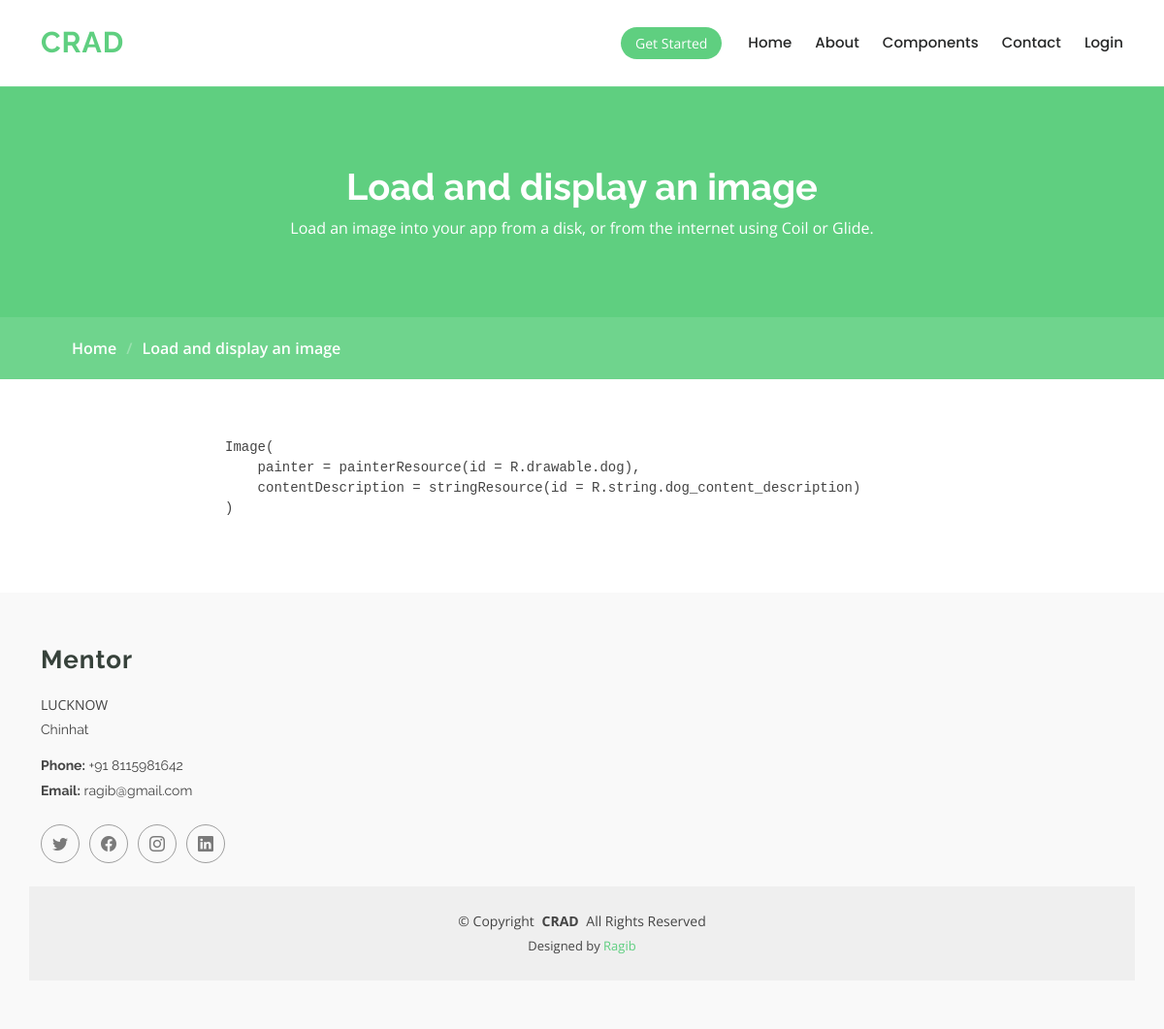
Screenshot of /components/4/view with the database file from the repository.
### crad/models.py (models this page shows)
class Component(models.Model):
    title = models.CharField(max_length = 150)
    desc = models.TextField(help_text="describe the component code")
    image = models.FileField(upload_to="images", default="card.png")
    category = models.ForeignKey(Category, on_delete=models.CASCADE)
    code = models.TextField()
    created_at = models.DateTimeField(auto_now_add=True)

### crad/views.py (the view)
# urls.py: path('components/<int:pk>/view',component_view,name='component_view'),
def component_view(request, pk):
    try:
        component = Component.objects.get(pk=pk)
        return render(request,'component_view.html',{
            'component' : component
        } )
    except Exception as e:
        messages.error(request, "component do not exists")
        return redirect("components")

### templates/component_view.html (shortened to what this page needs)
{% load crispy_forms_tags %}
<!DOCTYPE html>
<html lang="en">
    <head>
        <link href="/static/vendor/bootstrap/css/bootstrap.min.css"
            rel="stylesheet">
        <link href="/static/vendor/bootstrap-icons/bootstrap-icons.css"
            rel="stylesheet">
        <link href="/static/vendor/aos/aos.css" rel="stylesheet">
        <link href="/static/vendor/glightbox/css/glightbox.min.css"
            rel="stylesheet">
        <link href="/static/vendor/swiper/swiper-bundle.min.css"
            rel="stylesheet">
        <link rel="stylesheet"
            href="https://cdnjs.cloudflare.com/ajax/libs/prism/9000.0.1/themes/prism-tomorrow.min.css"
 />
        <link rel="stylesheet"
            href="https://cdnjs.cloudflare.com/ajax/libs/prism/9000.0.1/plugins/show-language/prism-show-language.min.css"
 />
        <link rel="stylesheet"
            href="https://cdnjs.cloudflare.com/ajax/libs/prism/9000.0.1/plugins/line-numbers/prism-line-numbers.min.css"
 />
        <link href="/static/css/main.css" rel="stylesheet">
    </head>
    <body class="courses-page">
        {% include 'components/header.html'%}
        <main class="main">
            <div class="page-title" data-aos="fade">
                <div class="heading">
                    <div class="container">
                        <div
                            class="row d-flex justify-content-center text-center">
                            <div class="col-lg-8">
                                <h1>{{component.title}}</h1>
                                <p class="mb-0">{{component.desc}}</p>
                            </div>
                        </div>
                    </div>
                </div>
                <nav class="breadcrumbs">
                    <div class="container">
                        <ol>
                            <li><a href="index.html">Home</a></li>
                            <li class="current">{{component.title}}</li>
                        </ol>
                    </div>
                </nav>
            </div>
            <section id="courses" class="courses section">
                <div class="container">
                    <div class="row justify-content-center">
                        <div class="col-md-8">
                            <pre><code class="language-java">{{component.code}}</code></pre>
                        </div>
                    </div>
                </div>
            </section>
        </main>
        <footer id="footer" class="footer position-relative">
            <div class="container footer-top">
                <div class="row gy-4">
                    <div class="col-lg-4 col-md-6 footer-about">
                        <a href="index.html"
                            class="logo d-flex align-items-center">
                            <span class="sitename">Mentor</span>
                        </a>
                        <div class="footer-contact pt-3">LUCKNOW</p>
                            <p>Chinhat</p>
                            <p class="mt-3"><strong>Phone:</strong> <span>+91 8115981642</span></p>
                            <p><strong>Email:</strong>
                                <span>ragib@gmail.com</span></p>
                        </div>
                        <div class="social-links d-flex mt-4">
                            <a href><i class="bi bi-twitter"></i></a>
                            <a href><i class="bi bi-facebook"></i></a>
                            <a href><i class="bi bi-instagram"></i></a>
                            <a href><i class="bi bi-linkedin"></i></a>
                        </div>
                    </div>
                </div>
            </div>
            <div class="container copyright text-center mt-4">
                <p>© <span>Copyright</span> <strong
                        class="px-1 sitename">CRAD</strong> <span>All Rights
                        Reserved</span></p>
                <div class="credits">
                    Designed by <a
                        href="https://bootstrapmade.com/">Ragib</a>
                </div>
            </div>
        </footer>
    </body>
</html>

### assets/css/main.css (style rules this page uses)
:root { --default-font: "Open Sans", system-ui, -apple-system, "Segoe UI", Roboto, "Helvetica Neue", Arial, "Noto Sans", "Liberation Sans", sans-serif, "Apple Color Emoji", "Segoe UI Emoji", "Segoe UI Symbol", "Noto Color Emoji"; --heading-font: "Raleway", sans-serif; --nav-font: "Poppins", sans-serif; }
:root { --background-color: #ffffff; --background-color-rgb: 255, 255, 255; --default-color: #444444; --default-color-rgb: 68, 68, 68; --heading-color: #37423b; --heading-color-rgb: 55, 66, 59; --accent-color: #5fcf80; --accent-color-rgb: 95, 207, 128; --contrast-color: #ffffff; --contrast-color-rgb: 255, 255, 255; }
:root { --nav-color: #272828; --nav-hover-color: #5fcf80; --nav-dropdown-color: #272828; --nav-dropdown-hover-color: #5fcf80; --nav-dropdown-background-color: #ffffff; }
:root { scroll-behavior: smooth; }
body { color: var(--default-color); background-color: var(--background-color); font-family: var(--default-font); }
a { color: var(--accent-color); text-decoration: none; transition: 0.3s; }
h1, h2, h3, h4, h5, h6 { color: var(--heading-color); font-family: var(--heading-font); }
.footer { color: var(--default-color); background-color: rgba(var(--default-color-rgb), 0.03); font-size: 14px; padding-bottom: 50px; position: relative; }
.footer .footer-top { padding-top: 50px; }
.footer .footer-about .logo { margin-bottom: 0; }
.footer .footer-about .logo span { font-size: 26px; font-weight: 700; letter-spacing: 1px; font-family: var(--heading-font); color: var(--heading-color); }
.footer .footer-about p { font-size: 14px; font-family: var(--heading-font); }
.footer .social-links a { display: flex; align-items: center; justify-content: center; width: 40px; height: 40px; border-radius: 50%; border: 1px solid rgba(var(--default-color-rgb), 0.5); font-size: 16px; color: rgba(var(--default-color-rgb), 0.7); margin-right: 10px; transition: 0.3s; }
.footer .footer-contact p { margin-bottom: 5px; }
.footer .copyright { padding-top: 25px; padding-bottom: 25px; background-color: rgba(var(--default-color-rgb), 0.05); }
.footer .copyright p { margin-bottom: 0; }
.footer .credits { margin-top: 6px; font-size: 13px; }
.page-title { --default-color: var(--contrast-color); --default-color-rgb: var(--contrast-color-rgb); --background-color: var(--accent-color); --heading-color: var(--contrast-color); color: var(--default-color); background-color: var(--background-color); position: relative; }
.page-title .heading { padding: 80px 0; border-top: 1px solid rgba(var(--default-color-rgb), 0.1); }
.page-title .heading h1 { font-size: 38px; font-weight: 700; }
.page-title nav { background-color: rgba(var(--default-color-rgb), 0.099); padding: 20px 0; }
.page-title nav a { color: var(--default-color); }
.page-title nav ol { display: flex; flex-wrap: wrap; list-style: none; margin: 0; font-size: 16px; font-weight: 600; }
.page-title nav ol li+li { padding-left: 10px; }
.page-title nav ol li+li::before { content: "/"; display: inline-block; padding-right: 10px; color: rgba(var(--default-color-rgb), 0.3); }
section, .section { color: var(--default-color); background-color: var(--background-color); padding: 60px 0; scroll-margin-top: 900px; overflow: clip; }

### rows the page displays
Component: title "Load and display an image", desc "Load an image into your app from a disk, or from the internet using Coil or Glide.", code "Image( painter = painterResource(id = R.drawable.dog), contentDescription = stringResource(id = R.string.dog_content_description) )"
